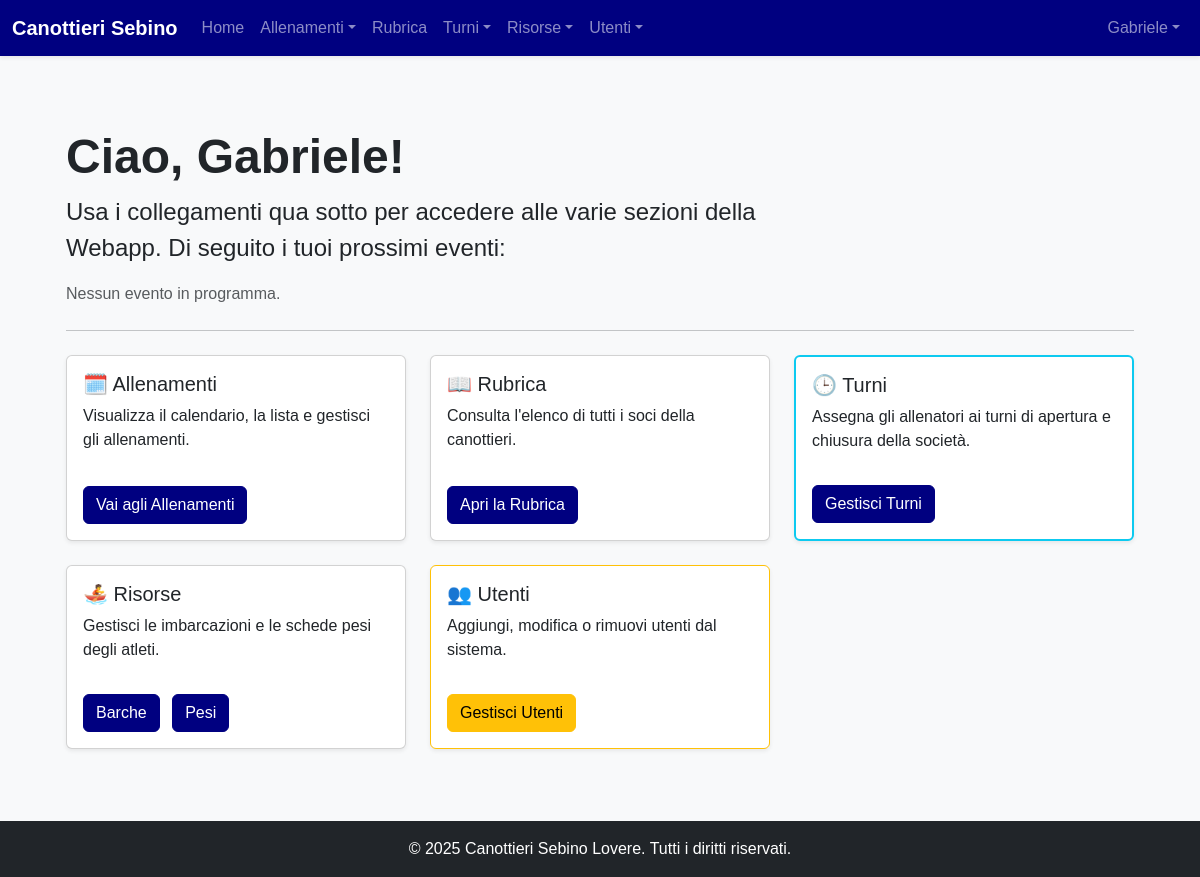
The page /dashboard (signed in) on the database as committed earlier.
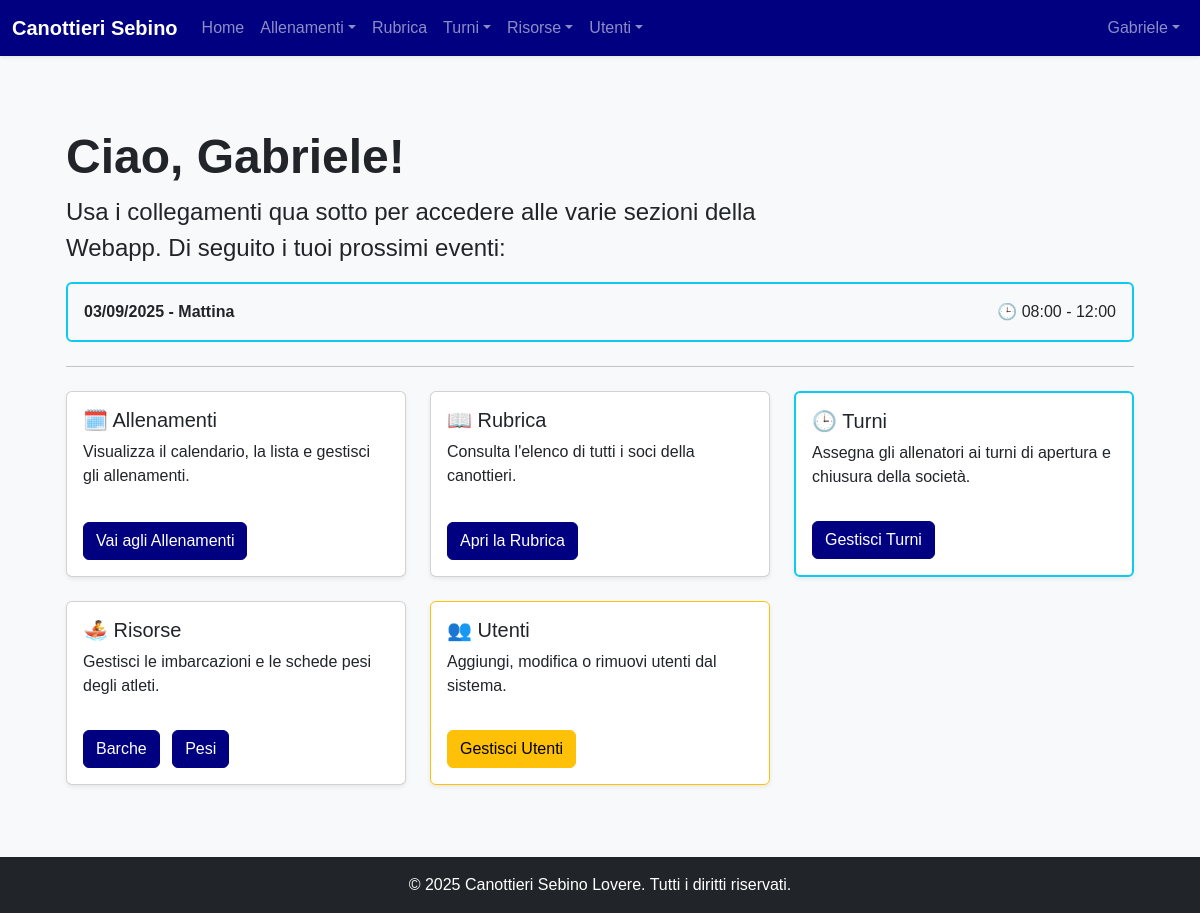
The same page on the database as committed later.
### models.py (models this page shows, shortened)
class User(Base):
    __tablename__ = "users"
    id = Column(Integer, primary_key=True, index=True)
    username = Column(String, unique=True, index=True, nullable=False)
    hashed_password = Column(String, nullable=False)
    first_name = Column(String, nullable=False)
    last_name = Column(String, nullable=False)
    email = Column(String, unique=True, index=True)
    phone_number = Column(String)
    date_of_birth = Column(Date)
    tax_code = Column(String, unique=True)
    enrollment_year = Column(Integer)
    membership_date = Column(Date)
    certificate_expiration = Column(Date)
    address = Column(String)
    manual_category = Column(String, nullable=True)
    roles = relationship("Role", secondary=user_roles, back_populates="users")
    tags = relationship("Tag", secondary=user_tags, back_populates="users")
    barche_assegnate = relationship("Barca", secondary=barca_atleti_association, back_populates="atleti_assegnati")
    schede_pesi = relationship("SchedaPesi", back_populates="atleta")
    turni = relationship("Turno", back_populates="user")
    availabilities = relationship("TrainerAvailability", back_populates="user")
    allenamenti_seguiti = relationship("Allenamento", secondary=allenamento_coach_association, back_populates="coaches")

class Turno(Base):
    __tablename__ = "turni"
    id = Column(Integer, primary_key=True, index=True)
    data = Column(Date, nullable=False, index=True)
    fascia_oraria = Column(String, nullable=False)
    user_id = Column(Integer, ForeignKey('users.id'), nullable=True)
    user = relationship("User", back_populates="turni")

### routers/users.py (the view)
@router.get("/dashboard", response_class=HTMLResponse)
async def dashboard(
    request: Request,
    db: Session = Depends(get_db),
    current_user: models.User = Depends(get_current_user),
):
    today = date.today()
    events = []
    if current_user.is_atleta:
        allenamenti = (
            db.query(models.Allenamento)
            .join(models.Allenamento.categories)
            .options(
                joinedload(models.Allenamento.categories),
                joinedload(models.Allenamento.coaches),
            )
            .filter(
                models.Categoria.nome == current_user.category,
                models.Allenamento.data >= today,
            )
            .order_by(models.Allenamento.data, models.Allenamento.orario)
            .all()
        )
        for a in allenamenti:
            start_dt, end_dt = parse_orario(a.data, a.orario)
            events.append(
                {
                    "type": "allenamento",
                    "title": f"{a.tipo} - {a.descrizione}" if a.descrizione else a.tipo,
                    "date": a.data,
                    "start": start_dt,
                    "end": end_dt,
                    "color": get_color_for_type(a.tipo),
                    "description": a.descrizione or "Nessuna descrizione.",
                    "categories": ", ".join(c.nome for c in a.categories) if a.categories else "Nessuna",
                    "coaches": ", ".join(f"{c.first_name} {c.last_name}" for c in a.coaches) if a.coaches else "Nessuno",
                    "recurrence": "Sì" if a.recurrence_id else "No",
                }
            )
    if current_user.is_allenatore:
        turni = (
            db.query(models.Turno)
            .filter(models.Turno.user_id == current_user.id, models.Turno.data >= today)
            .order_by(models.Turno.data, models.Turno.fascia_oraria)
            .all()
        )
        for t in turni:
            start_hour, end_hour = (8, 12) if t.fascia_oraria == "Mattina" else (17, 21)
            start_dt = datetime.combine(t.data, time(hour=start_hour))
            end_dt = datetime.combine(t.data, time(hour=end_hour))
            events.append(
                {
                    "type": "turno",
                    "title": f"Turno {t.fascia_oraria}",
                    "date": t.data,
                    "start": start_dt,
                    "end": end_dt,
                    "fascia": t.fascia_oraria,
                    "description": f"Turno {t.fascia_oraria}",
                }
            )
        allenamenti_coach = (
            db.query(models.Allenamento)
            .join(models.Allenamento.coaches)
            .options(
                joinedload(models.Allenamento.categories),
                joinedload(models.Allenamento.coaches),
            )
            .filter(models.User.id == current_user.id, models.Allenamento.data >= today)
            .order_by(models.Allenamento.data, models.Allenamento.orario)
            .all()
        )
        for a in allenamenti_coach:
            start_dt, end_dt = parse_orario(a.data, a.orario)
            events.append(
                {
                    "type": "allenamento",
                    "title": f"{a.tipo} - {a.descrizione}" if a.descrizione else a.tipo,
                    "date": a.data,
                    "start": start_dt,
                    "end": end_dt,
                    "color": get_color_for_type(a.tipo),
                    "description": a.descrizione or "Nessuna descrizione.",
                    "categories": ", ".join(c.nome for c in a.categories) if a.categories else "Nessuna",
                    "coaches": ", ".join(f"{c.first_name} {c.last_name}" for c in a.coaches) if a.coaches else "Nessuno",
                    "recurrence": "Sì" if a.recurrence_id else "No",
                }
            )
    events.sort(key=lambda e: e["start"])
    events = events[:5]
    return templates.TemplateResponse(
        "dashboard.html",
        {"request": request, "current_user": current_user, "events": events},
    )

### templates/dashboard.html (shortened to what this page needs)
{% extends "layouts/_base.html" %}
{% block content %}
<div class="container-fluid px-4 py-5">
    <h1 class="display-5 fw-bold">Ciao, {{ current_user.first_name or current_user.username }}!</h1>
    <p class="col-lg-8 fs-4">Usa i collegamenti qua sotto per accedere alle varie sezioni della Webapp. Di seguito i tuoi prossimi eventi:</p>
    <div class="mb-4">
        {% if events %}
            {% for ev in events %}
                {% if ev.type == 'allenamento' %}
                <div class="dashboard-event p-2 mb-2 rounded text-white d-flex justify-content-between align-items-center"
                     style="background-color: {{ ev.color }};"
                     data-title="{{ ev.title }}"
                     data-date="{{ ev.date.strftime('%A, %d %B %Y') }}"
                     data-time="{{ ev.start.strftime('%H:%M') }}{% if ev.end %} - {{ ev.end.strftime('%H:%M') }}{% endif %}"
                     data-description="{{ ev.description }}"
                     data-categories="{{ ev.categories }}"
                     data-coaches="{{ ev.coaches }}"
                     data-recurrence="{{ ev.recurrence }}">
                    <span class="fw-semibold">{{ ev.title }}</span>
                    <span>{{ ev.date.strftime('%d/%m/%Y') }} - {{ ev.start.strftime('%H:%M') }}{% if ev.end %} - {{ ev.end.strftime('%H:%M') }}{% endif %}</span>
                </div>
                {% else %}
                <div class="dashboard-event p-3 mb-2 border border-info border-2 rounded d-flex justify-content-between align-items-center"
                     data-link="/turni"
                     style="cursor: pointer;"
                     data-title="Turno {{ ev.fascia }}"
                     data-date="{{ ev.date.strftime('%A, %d %B %Y') }}"
                     data-time="{{ ev.start.strftime('%H:%M') }}{% if ev.end %} - {{ ev.end.strftime('%H:%M') }}{% endif %}"
                     data-description="Turno {{ ev.fascia }}"
                     data-categories="-"
                     data-coaches="-"
                     data-recurrence="No">
                    <span class="fw-bold">{{ ev.date.strftime('%d/%m/%Y') }} - {{ ev.fascia }}</span>
                    <span>🕒 {{ ev.start.strftime('%H:%M') }}{% if ev.end %} - {{ ev.end.strftime('%H:%M') }}{% endif %}</span>
                </div>
                {% endif %}
            {% endfor %}
        {% else %}
        <p class="text-muted">Nessun evento in programma.</p>
        {% endif %}
    </div>
    <hr class="my-4">
    <div class="row g-4">
        <div class="col-md-6 col-lg-4">
            <div class="card h-100 shadow-sm">
                <div class="card-body d-flex flex-column">
                    <h5 class="card-title">🗓️ Allenamenti</h5>
                    <p class="card-text">Visualizza il calendario, la lista e gestisci gli allenamenti.</p>
                    <div class="mt-auto pt-3">
                        <a href="/calendario" class="btn btn-primary">Vai agli Allenamenti</a>
                    </div>
                </div>
            </div>
        </div>
        <div class="col-md-6 col-lg-4">
            <div class="card h-100 shadow-sm">
                <div class="card-body d-flex flex-column">
                    <h5 class="card-title">📖 Rubrica</h5>
                    <p class="card-text">Consulta l'elenco di tutti i soci della canottieri.</p>
                    <div class="mt-auto pt-3">
                        <a href="/rubrica" class="btn btn-primary">Apri la Rubrica</a>
                    </div>
                </div>
            </div>
        </div>
        {% if current_user.is_admin %}
        <div class="col-md-6 col-lg-4">
            <div class="card h-100 shadow-sm border border-info border-2" style="cursor: pointer;" onclick="window.location.href='/turni';">
                <div class="card-body d-flex flex-column">
                    <h5 class="card-title">🕒 Turni</h5>
                    <p class="card-text">Assegna gli allenatori ai turni di apertura e chiusura della società.</p>
                    <div class="mt-auto pt-3">
                        <a href="/turni" class="btn btn-primary">Gestisci Turni</a>
                    </div>
                </div>
            </div>
        </div>
        {% endif %}
        <div class="col-md-6 col-lg-4">
            <div class="card h-100 shadow-sm">
                <div class="card-body d-flex flex-column">
                    <h5 class="card-title">🚣 Risorse</h5>
                    <p class="card-text">Gestisci le imbarcazioni e le schede pesi degli atleti.</p>
                    <div class="mt-auto pt-3">
                        <a href="/risorse/barche" class="btn btn-primary me-2">Barche</a>
                        <a href="/risorse/pesi" class="btn btn-primary">Pesi</a>
                    </div>
                </div>
            </div>
        </div>
        {% if current_user.is_admin %}
        <div class="col-md-6 col-lg-4">
            <div class="card h-100 shadow-sm border-warning">
                <div class="card-body d-flex flex-column">
                    <h5 class="card-title">👥 Utenti</h5>
                    <p class="card-text">Aggiungi, modifica o rimuovi utenti dal sistema.</p>
                    <div class="mt-auto pt-3">
                        <a href="/admin/users" class="btn btn-warning">Gestisci Utenti</a>
                    </div>
                </div>
            </div>
        </div>
        {% endif %}
    </div>
</div>
{% endblock %}

### templates/layouts/_base.html (shortened to what this page needs)
<!doctype html>
<html lang="it" class="h-100">
<head>
    <link href="https://cdn.jsdelivr.net/npm/bootstrap@5.3.3/dist/css/bootstrap.min.css" rel="stylesheet">
    <link rel="stylesheet" href="{{ url_for('static', path='/style.css') }}">
</head>
<body class="d-flex flex-column h-100 bg-light">
<nav class="navbar navbar-expand-lg navbar-dark bg-primary shadow-sm">
    <div class="container-fluid">
        <a class="navbar-brand fw-bold" href="/dashboard">Canottieri Sebino</a>
        <div class="collapse navbar-collapse" id="navbarNav">
            {% if current_user is defined and current_user %}
            <ul class="navbar-nav me-auto mb-2 mb-lg-0">
                <li class="nav-item"><a class="nav-link" href="/dashboard">Home</a></li>
                <li class="nav-item dropdown">
                    <a class="nav-link dropdown-toggle" href="#" id="allenamentiDropdown" role="button" data-bs-toggle="dropdown">Allenamenti</a>
                </li>
                <li class="nav-item"><a class="nav-link" href="/rubrica">Rubrica</a></li>
                {% if current_user is defined and current_user and (current_user.is_admin or current_user.is_allenatore) %}
                <li class="nav-item dropdown">
                    <a class="nav-link dropdown-toggle" href="#" id="turniDropdown" role="button" data-bs-toggle="dropdown">Turni</a>
                </li>
                {% endif %}
                <li class="nav-item dropdown">
                    <a class="nav-link dropdown-toggle" href="#" id="risorseDropdown" role="button" data-bs-toggle="dropdown">Risorse</a>
                </li>
                {% if current_user is defined and current_user and current_user.is_admin %}
                <li class="nav-item dropdown">
                    <a class="nav-link dropdown-toggle" href="#" id="adminMenu" role="button" data-bs-toggle="dropdown">Utenti</a>
                </li>
                {% endif %}
            </ul>
            {% endif %}
            <ul class="navbar-nav ms-auto">
                {% if current_user is defined and current_user %}
                <li class="nav-item dropdown">
                    <a class="nav-link dropdown-toggle" href="#" id="navbarUserDropdown" role="button" data-bs-toggle="dropdown">{{ current_user.first_name or current_user.username }}</a>
                </li>
                {% else %}
                <li class="nav-item"><a class="nav-link" href="/login">Login</a></li>
                {% endif %}
            </ul>
        </div>
    </div>
</nav>
<main class="container my-4 flex-grow-1">{% block content %}{% endblock %}</main>
<footer class="text-center text-white py-3 mt-auto bg-dark"><p class="mb-0">&copy; 2025 Canottieri Sebino Lovere. Tutti i diritti riservati.</p></footer>
</body>
</html>

### static/style.css (style rules this page uses)
:root { --club-white: #ffffff; --club-light-blue: #ADD8E6; --club-navy-blue: #000080; --club-off-white-bg: #f8f9fa; --club-text-dark: #212529; --bs-primary-rgb: 0, 0, 128; }
body { font-family: Helvetica, Arial, sans-serif; color: var(--club-text-dark); background-color: var(--club-off-white-bg); }
.navbar-dark { background-color: var(--club-navy-blue) !important; }
.btn-primary { background-color: var(--club-navy-blue); border-color: var(--club-navy-blue); }
a { color: var(--club-navy-blue); }

Rows that differ between the two databases and show on the page:
now on this page (row edited): Turno: date "03/09/2025", fascia "Mattina", start "08:00", end "12:00"
Other text that changed with them:
text no longer shown: "Nessun evento in programma."
